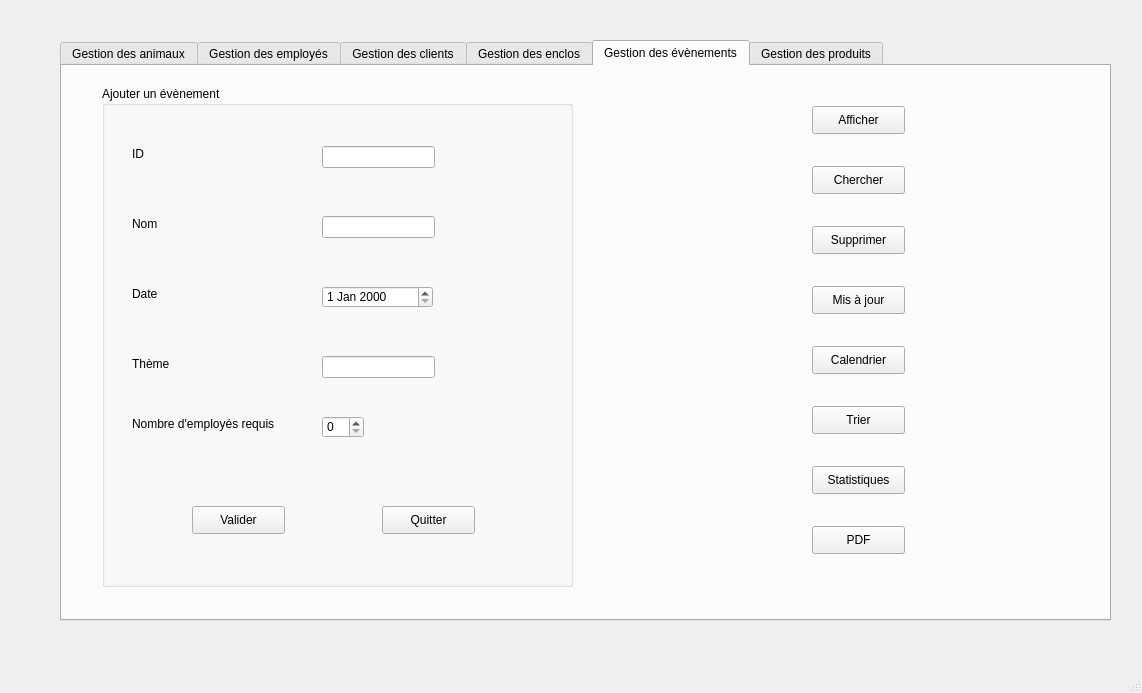
<?xml version="1.0" encoding="UTF-8"?>
<ui version="4.0">
 <class>GestionEvenements</class>
 <widget class="QMainWindow" name="GestionEvenements">
  <property name="geometry">
   <rect>
    <x>0</x>
    <y>0</y>
    <width>1142</width>
    <height>693</height>
   </rect>
  </property>
  <property name="windowTitle">
   <string>Gestion des Evènements</string>
  </property>
  <widget class="QWidget" name="centralwidget">
   <widget class="QTabWidget" name="tabWidget">
    <property name="geometry">
     <rect>
      <x>60</x>
      <y>40</y>
      <width>1051</width>
      <height>581</height>
     </rect>
    </property>
    <property name="currentIndex">
     <number>4</number>
    </property>
    <widget class="QWidget" name="tab">
     <attribute name="title">
      <string>Gestion des animaux</string>
     </attribute>
    </widget>
    <widget class="QWidget" name="tab_3">
     <attribute name="title">
      <string>Gestion des employés</string>
     </attribute>
    </widget>
    <widget class="QWidget" name="tab_4">
     <attribute name="title">
      <string>Gestion des clients</string>
     </attribute>
    </widget>
    <widget class="QWidget" name="tab_5">
     <attribute name="title">
      <string>Gestion des enclos</string>
     </attribute>
    </widget>
    <widget class="QWidget" name="tab_6">
     <attribute name="title">
      <string>Gestion des évènements</string>
     </attribute>
     <widget class="QPushButton" name="pushButton">
      <property name="geometry">
       <rect>
        <x>750</x>
        <y>40</y>
        <width>93</width>
        <height>28</height>
       </rect>
      </property>
      <property name="cursor">
       <cursorShape>PointingHandCursor</cursorShape>
      </property>
      <property name="text">
       <string>Afficher</string>
      </property>
     </widget>
     <widget class="QGroupBox" name="groupBox">
      <property name="geometry">
       <rect>
        <x>40</x>
        <y>20</y>
        <width>471</width>
        <height>501</height>
       </rect>
      </property>
      <property name="title">
       <string>Ajouter un évènement</string>
      </property>
      <widget class="QLabel" name="label">
       <property name="geometry">
        <rect>
         <x>30</x>
         <y>60</y>
         <width>56</width>
         <height>16</height>
        </rect>
       </property>
       <property name="text">
        <string>ID</string>
       </property>
      </widget>
      <widget class="QLineEdit" name="lineEdit_ID">
       <property name="geometry">
        <rect>
         <x>220</x>
         <y>60</y>
         <width>113</width>
         <height>22</height>
        </rect>
       </property>
      </widget>
      <widget class="QLabel" name="label_2">
       <property name="geometry">
        <rect>
         <x>30</x>
         <y>130</y>
         <width>56</width>
         <height>16</height>
        </rect>
       </property>
       <property name="text">
        <string>Nom</string>
       </property>
      </widget>
      <widget class="QLineEdit" name="lineEdit_Nom">
       <property name="geometry">
        <rect>
         <x>220</x>
         <y>130</y>
         <width>113</width>
         <height>22</height>
        </rect>
       </property>
      </widget>
      <widget class="QLabel" name="label_3">
       <property name="geometry">
        <rect>
         <x>30</x>
         <y>200</y>
         <width>56</width>
         <height>16</height>
        </rect>
       </property>
       <property name="text">
        <string>Date</string>
       </property>
      </widget>
      <widget class="QDateEdit" name="dateEdit">
       <property name="geometry">
        <rect>
         <x>220</x>
         <y>200</y>
         <width>111</width>
         <height>22</height>
        </rect>
       </property>
      </widget>
      <widget class="QLabel" name="label_4">
       <property name="geometry">
        <rect>
         <x>30</x>
         <y>270</y>
         <width>56</width>
         <height>16</height>
        </rect>
       </property>
       <property name="text">
        <string>Thème</string>
       </property>
      </widget>
      <widget class="QLineEdit" name="lineEdit">
       <property name="geometry">
        <rect>
         <x>220</x>
         <y>270</y>
         <width>113</width>
         <height>22</height>
        </rect>
       </property>
      </widget>
      <widget class="QLabel" name="label_5">
       <property name="geometry">
        <rect>
         <x>30</x>
         <y>330</y>
         <width>181</width>
         <height>16</height>
        </rect>
       </property>
       <property name="text">
        <string>Nombre d'employés requis</string>
       </property>
      </widget>
      <widget class="QSpinBox" name="spinBox">
       <property name="geometry">
        <rect>
         <x>220</x>
         <y>330</y>
         <width>42</width>
         <height>22</height>
        </rect>
       </property>
      </widget>
      <widget class="QPushButton" name="pushButton_3">
       <property name="geometry">
        <rect>
         <x>90</x>
         <y>420</y>
         <width>93</width>
         <height>28</height>
        </rect>
       </property>
       <property name="cursor">
        <cursorShape>PointingHandCursor</cursorShape>
       </property>
       <property name="text">
        <string>Valider</string>
       </property>
      </widget>
      <widget class="QPushButton" name="pushButton_2">
       <property name="geometry">
        <rect>
         <x>280</x>
         <y>420</y>
         <width>93</width>
         <height>28</height>
        </rect>
       </property>
       <property name="cursor">
        <cursorShape>PointingHandCursor</cursorShape>
       </property>
       <property name="text">
        <string>Quitter</string>
       </property>
      </widget>
     </widget>
     <widget class="QPushButton" name="pushButton_4">
      <property name="geometry">
       <rect>
        <x>750</x>
        <y>220</y>
        <width>93</width>
        <height>28</height>
       </rect>
      </property>
      <property name="cursor">
       <cursorShape>PointingHandCursor</cursorShape>
      </property>
      <property name="text">
       <string>Mis à jour</string>
      </property>
     </widget>
     <widget class="QPushButton" name="pushButton_5">
      <property name="geometry">
       <rect>
        <x>750</x>
        <y>160</y>
        <width>93</width>
        <height>28</height>
       </rect>
      </property>
      <property name="cursor">
       <cursorShape>PointingHandCursor</cursorShape>
      </property>
      <property name="text">
       <string>Supprimer</string>
      </property>
     </widget>
     <widget class="QPushButton" name="pushButton_6">
      <property name="geometry">
       <rect>
        <x>750</x>
        <y>100</y>
        <width>93</width>
        <height>28</height>
       </rect>
      </property>
      <property name="cursor">
       <cursorShape>PointingHandCursor</cursorShape>
      </property>
      <property name="text">
       <string>Chercher</string>
      </property>
     </widget>
     <widget class="QPushButton" name="pushButton_8">
      <property name="geometry">
       <rect>
        <x>750</x>
        <y>280</y>
        <width>93</width>
        <height>28</height>
       </rect>
      </property>
      <property name="cursor">
       <cursorShape>PointingHandCursor</cursorShape>
      </property>
      <property name="text">
       <string>Calendrier</string>
      </property>
     </widget>
     <widget class="QPushButton" name="pushButton_9">
      <property name="geometry">
       <rect>
        <x>750</x>
        <y>340</y>
        <width>93</width>
        <height>28</height>
       </rect>
      </property>
      <property name="cursor">
       <cursorShape>PointingHandCursor</cursorShape>
      </property>
      <property name="text">
       <string>Trier</string>
      </property>
     </widget>
     <widget class="QPushButton" name="pushButton_10">
      <property name="geometry">
       <rect>
        <x>750</x>
        <y>400</y>
        <width>93</width>
        <height>28</height>
       </rect>
      </property>
      <property name="cursor">
       <cursorShape>PointingHandCursor</cursorShape>
      </property>
      <property name="text">
       <string>Statistiques</string>
      </property>
     </widget>
     <widget class="QPushButton" name="pushButton_11">
      <property name="geometry">
       <rect>
        <x>750</x>
        <y>460</y>
        <width>93</width>
        <height>28</height>
       </rect>
      </property>
      <property name="cursor">
       <cursorShape>PointingHandCursor</cursorShape>
      </property>
      <property name="text">
       <string>PDF</string>
      </property>
     </widget>
    </widget>
    <widget class="QWidget" name="tab_2">
     <attribute name="title">
      <string>Gestion des produits</string>
     </attribute>
    </widget>
   </widget>
  </widget>
  <widget class="QMenuBar" name="menubar">
   <property name="geometry">
    <rect>
     <x>0</x>
     <y>0</y>
     <width>1142</width>
     <height>26</height>
    </rect>
   </property>
  </widget>
  <widget class="QStatusBar" name="statusbar"/>
 </widget>
 <resources/>
 <connections/>
</ui>
